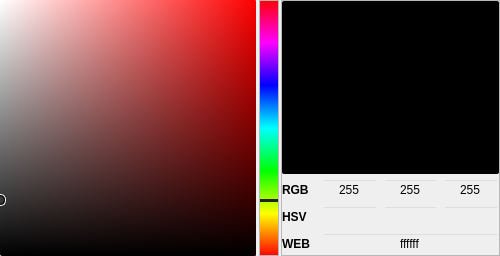
<?xml version="1.0" encoding="UTF-8"?>
<ui version="4.0">
 <class>ColorPicker</class>
 <widget class="QWidget" name="ColorPicker">
  <property name="geometry">
   <rect>
    <x>0</x>
    <y>0</y>
    <width>500</width>
    <height>256</height>
   </rect>
  </property>
  <property name="sizePolicy">
   <sizepolicy hsizetype="Preferred" vsizetype="Preferred">
    <horstretch>0</horstretch>
    <verstretch>0</verstretch>
   </sizepolicy>
  </property>
  <property name="minimumSize">
   <size>
    <width>0</width>
    <height>0</height>
   </size>
  </property>
  <property name="styleSheet">
   <string notr="true">QWidget {
	background-color: None
}
#color_view {
	border-radius: 1px;
}
#black_overlay, #color_vis {
	border-radius: 2px;
}

QLineEdit {
	background-color: transparent
}</string>
  </property>
  <layout class="QHBoxLayout" name="horizontalLayout_2">
   <property name="spacing">
    <number>2</number>
   </property>
   <property name="leftMargin">
    <number>0</number>
   </property>
   <property name="topMargin">
    <number>0</number>
   </property>
   <property name="rightMargin">
    <number>0</number>
   </property>
   <property name="bottomMargin">
    <number>0</number>
   </property>
   <item>
    <widget class="QFrame" name="color_view">
     <property name="minimumSize">
      <size>
       <width>256</width>
       <height>256</height>
      </size>
     </property>
     <property name="maximumSize">
      <size>
       <width>256</width>
       <height>256</height>
      </size>
     </property>
     <property name="styleSheet">
      <string notr="true">/* ALL CHANGES HERE WILL BE OVERWRITTEN */;
background-color: qlineargradient(x1:1, x2:0, stop:0 hsl(0%,100%,50%), stop:1 rgba(255, 255, 255, 255));

</string>
     </property>
     <property name="frameShape">
      <enum>QFrame::StyledPanel</enum>
     </property>
     <property name="frameShadow">
      <enum>QFrame::Raised</enum>
     </property>
     <property name="lineWidth">
      <number>0</number>
     </property>
     <layout class="QVBoxLayout" name="verticalLayout_2">
      <property name="spacing">
       <number>0</number>
      </property>
      <property name="leftMargin">
       <number>0</number>
      </property>
      <property name="topMargin">
       <number>0</number>
      </property>
      <property name="rightMargin">
       <number>0</number>
      </property>
      <property name="bottomMargin">
       <number>0</number>
      </property>
      <item>
       <widget class="QFrame" name="black_overlay">
        <property name="maximumSize">
         <size>
          <width>256</width>
          <height>16777215</height>
         </size>
        </property>
        <property name="mouseTracking">
         <bool>true</bool>
        </property>
        <property name="styleSheet">
         <string notr="true">background-color: qlineargradient(spread:pad, x1:0, y1:0, x2:0, y2:1, stop:0 rgba(0, 0, 0, 0), stop:1 rgba(0, 0, 0, 255));

</string>
        </property>
        <property name="frameShape">
         <enum>QFrame::StyledPanel</enum>
        </property>
        <property name="frameShadow">
         <enum>QFrame::Raised</enum>
        </property>
        <property name="lineWidth">
         <number>0</number>
        </property>
        <widget class="QFrame" name="selector">
         <property name="geometry">
          <rect>
           <x>-6</x>
           <y>194</y>
           <width>12</width>
           <height>12</height>
          </rect>
         </property>
         <property name="minimumSize">
          <size>
           <width>12</width>
           <height>12</height>
          </size>
         </property>
         <property name="maximumSize">
          <size>
           <width>12</width>
           <height>12</height>
          </size>
         </property>
         <property name="styleSheet">
          <string notr="true">background-color:none;
border: 1px solid white;
border-radius: 5px;</string>
         </property>
         <property name="frameShape">
          <enum>QFrame::StyledPanel</enum>
         </property>
         <property name="frameShadow">
          <enum>QFrame::Raised</enum>
         </property>
         <widget class="QLabel" name="black_ring">
          <property name="geometry">
           <rect>
            <x>1</x>
            <y>1</y>
            <width>10</width>
            <height>10</height>
           </rect>
          </property>
          <property name="minimumSize">
           <size>
            <width>10</width>
            <height>10</height>
           </size>
          </property>
          <property name="maximumSize">
           <size>
            <width>10</width>
            <height>10</height>
           </size>
          </property>
          <property name="baseSize">
           <size>
            <width>10</width>
            <height>10</height>
           </size>
          </property>
          <property name="styleSheet">
           <string notr="true">background-color: none;
border: 1px solid black;
border-radius: 5px;</string>
          </property>
          <property name="text">
           <string/>
          </property>
         </widget>
        </widget>
       </widget>
      </item>
     </layout>
    </widget>
   </item>
   <item>
    <widget class="QWidget" name="hue_widget" native="true">
     <layout class="QVBoxLayout" name="verticalLayout_3">
      <property name="leftMargin">
       <number>1</number>
      </property>
      <property name="topMargin">
       <number>0</number>
      </property>
      <property name="rightMargin">
       <number>0</number>
      </property>
      <property name="bottomMargin">
       <number>0</number>
      </property>
      <item>
       <widget class="QWidget" name="hue_widget" native="true">
        <property name="minimumSize">
         <size>
          <width>20</width>
          <height>0</height>
         </size>
        </property>
        <property name="maximumSize">
         <size>
          <width>16777215</width>
          <height>256</height>
         </size>
        </property>
        <widget class="QFrame" name="hue_bg">
         <property name="geometry">
          <rect>
           <x>0</x>
           <y>0</y>
           <width>20</width>
           <height>256</height>
          </rect>
         </property>
         <property name="minimumSize">
          <size>
           <width>20</width>
           <height>256</height>
          </size>
         </property>
         <property name="styleSheet">
          <string notr="true">background-color: qlineargradient(spread:pad, x1:0, y1:1, x2:0, y2:0, stop:0 rgba(255, 0, 0, 255), stop:0.166 rgba(255, 255, 0, 255), stop:0.333 rgba(0, 255, 0, 255), stop:0.5 rgba(0, 255, 255, 255), stop:0.666 rgba(0, 0, 255, 255), stop:0.833 rgba(255, 0, 255, 255), stop:1 rgba(255, 0, 0, 255));</string>
         </property>
         <property name="frameShape">
          <enum>QFrame::StyledPanel</enum>
         </property>
         <property name="frameShadow">
          <enum>QFrame::Raised</enum>
         </property>
        </widget>
        <widget class="QLabel" name="hue_selector">
         <property name="geometry">
          <rect>
           <x>0</x>
           <y>199</y>
           <width>20</width>
           <height>3</height>
          </rect>
         </property>
         <property name="minimumSize">
          <size>
           <width>20</width>
           <height>0</height>
          </size>
         </property>
         <property name="styleSheet">
          <string notr="true">background-color: #222;
</string>
         </property>
         <property name="text">
          <string/>
         </property>
        </widget>
        <widget class="QFrame" name="hue_picker">
         <property name="geometry">
          <rect>
           <x>0</x>
           <y>0</y>
           <width>20</width>
           <height>256</height>
          </rect>
         </property>
         <property name="minimumSize">
          <size>
           <width>20</width>
           <height>256</height>
          </size>
         </property>
         <property name="mouseTracking">
          <bool>true</bool>
         </property>
         <property name="frameShape">
          <enum>QFrame::StyledPanel</enum>
         </property>
         <property name="frameShadow">
          <enum>QFrame::Raised</enum>
         </property>
         <property name="lineWidth">
          <number>0</number>
         </property>
        </widget>
       </widget>
      </item>
     </layout>
    </widget>
   </item>
   <item>
    <widget class="QFrame" name="editfields">
     <property name="minimumSize">
      <size>
       <width>200</width>
       <height>200</height>
      </size>
     </property>
     <property name="styleSheet">
      <string notr="true">QLabel{
	font-weight: bold;
}
</string>
     </property>
     <property name="frameShape">
      <enum>QFrame::StyledPanel</enum>
     </property>
     <property name="frameShadow">
      <enum>QFrame::Raised</enum>
     </property>
     <property name="lineWidth">
      <number>0</number>
     </property>
     <layout class="QVBoxLayout" name="verticalLayout">
      <property name="leftMargin">
       <number>0</number>
      </property>
      <property name="topMargin">
       <number>0</number>
      </property>
      <property name="rightMargin">
       <number>0</number>
      </property>
      <property name="bottomMargin">
       <number>0</number>
      </property>
      <item>
       <widget class="QLabel" name="color_vis">
        <property name="sizePolicy">
         <sizepolicy hsizetype="Preferred" vsizetype="Preferred">
          <horstretch>0</horstretch>
          <verstretch>1</verstretch>
         </sizepolicy>
        </property>
        <property name="minimumSize">
         <size>
          <width>0</width>
          <height>50</height>
         </size>
        </property>
        <property name="styleSheet">
         <string notr="true">/* ALL CHANGES HERE WILL BE OVERWRITTEN */;
background-color: #000;
</string>
        </property>
        <property name="lineWidth">
         <number>0</number>
        </property>
        <property name="text">
         <string/>
        </property>
       </widget>
      </item>
      <item>
       <widget class="QWidget" name="rgb_widget" native="true">
        <layout class="QHBoxLayout" name="horizontalLayout">
         <property name="leftMargin">
          <number>0</number>
         </property>
         <property name="topMargin">
          <number>0</number>
         </property>
         <property name="rightMargin">
          <number>0</number>
         </property>
         <property name="bottomMargin">
          <number>0</number>
         </property>
         <item>
          <widget class="QLabel" name="lbl_rgb">
           <property name="minimumSize">
            <size>
             <width>35</width>
             <height>0</height>
            </size>
           </property>
           <property name="text">
            <string>RGB</string>
           </property>
          </widget>
         </item>
         <item>
          <widget class="QLineEdit" name="red">
           <property name="text">
            <string>255</string>
           </property>
           <property name="maxLength">
            <number>3</number>
           </property>
           <property name="alignment">
            <set>Qt::AlignCenter</set>
           </property>
           <property name="clearButtonEnabled">
            <bool>false</bool>
           </property>
          </widget>
         </item>
         <item>
          <widget class="QLineEdit" name="green">
           <property name="text">
            <string>255</string>
           </property>
           <property name="maxLength">
            <number>3</number>
           </property>
           <property name="alignment">
            <set>Qt::AlignCenter</set>
           </property>
          </widget>
         </item>
         <item>
          <widget class="QLineEdit" name="blue">
           <property name="text">
            <string>255</string>
           </property>
           <property name="maxLength">
            <number>3</number>
           </property>
           <property name="alignment">
            <set>Qt::AlignCenter</set>
           </property>
          </widget>
         </item>
        </layout>
       </widget>
      </item>
      <item>
       <widget class="QWidget" name="hsv_widget" native="true">
        <layout class="QHBoxLayout" name="horizontalLayout_4">
         <property name="leftMargin">
          <number>0</number>
         </property>
         <property name="topMargin">
          <number>0</number>
         </property>
         <property name="rightMargin">
          <number>0</number>
         </property>
         <property name="bottomMargin">
          <number>0</number>
         </property>
         <item>
          <widget class="QLabel" name="lbl_hsv">
           <property name="minimumSize">
            <size>
             <width>35</width>
             <height>0</height>
            </size>
           </property>
           <property name="text">
            <string>HSV</string>
           </property>
          </widget>
         </item>
         <item>
          <widget class="QLineEdit" name="hue"/>
         </item>
         <item>
          <widget class="QLineEdit" name="sat"/>
         </item>
         <item>
          <widget class="QLineEdit" name="val"/>
         </item>
        </layout>
       </widget>
      </item>
      <item>
       <widget class="QWidget" name="hex_widget" native="true">
        <layout class="QHBoxLayout" name="horizontalLayout_3">
         <property name="leftMargin">
          <number>0</number>
         </property>
         <property name="topMargin">
          <number>0</number>
         </property>
         <property name="rightMargin">
          <number>0</number>
         </property>
         <property name="bottomMargin">
          <number>0</number>
         </property>
         <item>
          <widget class="QLabel" name="lbl_hex">
           <property name="minimumSize">
            <size>
             <width>35</width>
             <height>0</height>
            </size>
           </property>
           <property name="text">
            <string>WEB</string>
           </property>
          </widget>
         </item>
         <item>
          <widget class="QLineEdit" name="hex">
           <property name="text">
            <string>ffffff</string>
           </property>
           <property name="alignment">
            <set>Qt::AlignCenter</set>
           </property>
          </widget>
         </item>
        </layout>
       </widget>
      </item>
     </layout>
    </widget>
   </item>
  </layout>
 </widget>
 <layoutdefault spacing="5" margin="10"/>
 <resources/>
 <connections/>
</ui>
